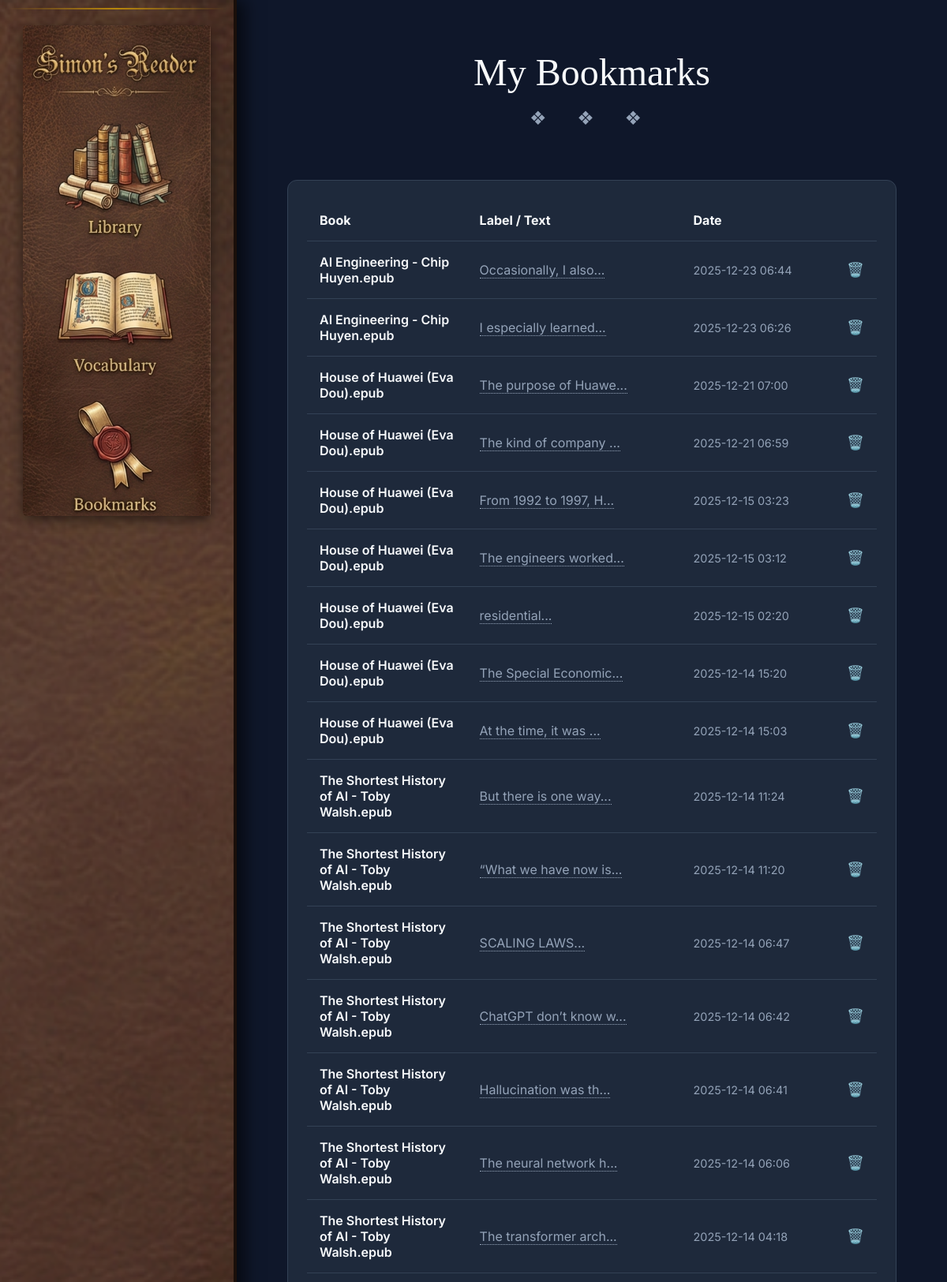
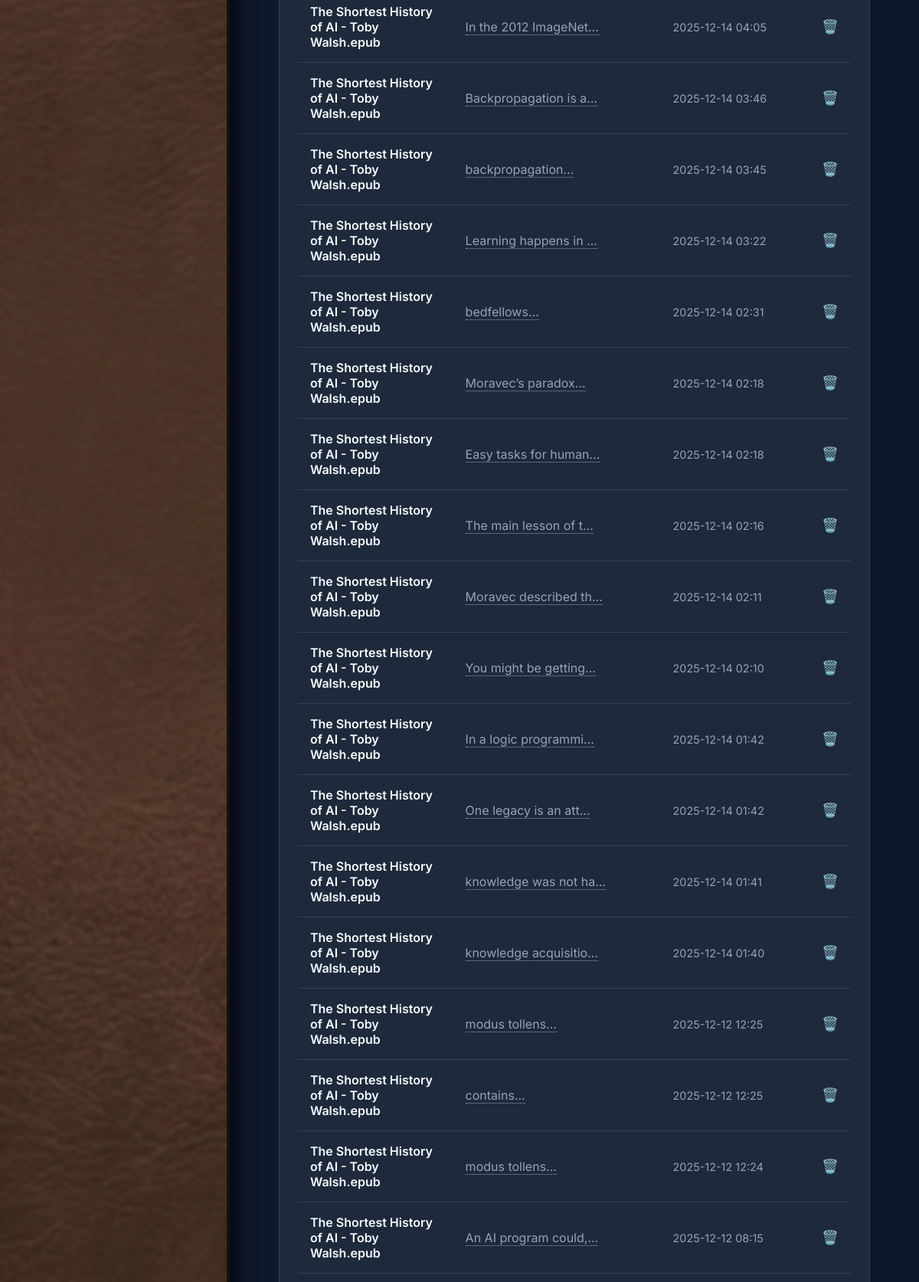
/bookmarks (upper part), run on the app's committed database (2 pictures, top to bottom).
### backend/models.py (models this page shows)
class Bookmark(Base):
    __tablename__ = "bookmarks"
    id = Column(Integer, primary_key=True, index=True)
    book_id = Column(Integer, ForeignKey("books.id"))
    cfi_range = Column(String) # Location in the book
    label = Column(String, nullable=True)
    comment = Column(Text, nullable=True)
    created_at = Column(DateTime, default=datetime.utcnow)
    book = relationship("Book")

class Book(Base):
    __tablename__ = "books"
    id = Column(Integer, primary_key=True, index=True)
    title = Column(String, index=True)
    author = Column(String, index=True)
    file_path = Column(String, unique=True, index=True)
    file_type = Column(String) # 'epub' or 'docx'
    cover_image = Column(String, nullable=True)
    last_read_position = Column(String, nullable=True) # Store selector or scroll %
    created_at = Column(DateTime, default=datetime.utcnow)

### backend/main.py (the view)
@app.get("/bookmarks")
def read_bookmarks(request: Request, db: Session = Depends(get_db)):
    bookmarks = db.query(models.Bookmark).order_by(models.Bookmark.created_at.desc()).all()
    return templates.TemplateResponse("bookmarks.html", {"request": request, "bookmarks": bookmarks})

### backend/templates/bookmarks.html (shortened to what this page needs)
{% extends "base.html" %}
{% block content %}
<div class="library-header">
    <h2>My Bookmarks</h2>
</div>
<div
    style="background: var(--bg-secondary); border-radius: 0.75rem; padding: 1.5rem; border: 1px solid var(--border-color);">
    {% if bookmarks %}
    <table style="width: 100%; border-collapse: collapse; color: var(--text-primary);">
        <thead>
            <tr style="border-bottom: 1px solid var(--border-color); text-align: left;">
                <th style="padding: 1rem; width: 30%;">Book</th>
                <th style="padding: 1rem; width: 40%;">Label / Text</th>
                <th style="padding: 1rem; width: 30%;">Date</th>
                <th style="padding: 1rem; width: 5%;"></th>
            </tr>
        </thead>
        <tbody>
            {% for bookmark in bookmarks %}
            <tr style="border-bottom: 1px solid var(--border-color);">
                <td style="padding: 1rem; font-weight: 600; color: var(--accent-color);">{{ bookmark.book.title }}</td>
                <td style="padding: 1rem; color: var(--text-secondary);">
                    <a href="/reader/{{ bookmark.book.id }}?bookmark_id={{ bookmark.id }}"
                        style="color: inherit; text-decoration: none; border-bottom: 1px dotted var(--text-secondary);"
                        onmouseover="this.style.borderBottom='1px solid var(--accent-color)'; this.style.color='var(--accent-color)'"
                        onmouseout="this.style.borderBottom='1px dotted var(--text-secondary)'; this.style.color='inherit'">
                        {{ bookmark.label or '-' }}
                    </a>
                </td>
                <td style="padding: 1rem; color: var(--text-secondary); font-size: 0.9rem;">
                    {{ bookmark.created_at.strftime('%Y-%m-%d %H:%M') }}
                </td>
                <td style="padding: 1rem; text-align: center;">
                    <button class="delete-btn" data-id="{{ bookmark.id }}"
                        style="background: none; border: none; cursor: pointer; color: var(--text-muted); font-size: 1.1rem;"
                        title="Delete Bookmark">
                        🗑️
                    </button>
                </td>
            </tr>
            {% endfor %}
        </tbody>
    </table>
    {% else %}
    <div style="text-align: center; padding: 3rem; color: var(--text-secondary);">
        <p style="margin-bottom: 1rem; font-size: 1.2rem;">No bookmarks yet.</p>
        <p>Read a book and add bookmarks to see them here!</p>
    </div>
    {% endif %}
</div>
{% endblock %}

### backend/static/css/style.css (style rules this page uses)
:root { --bg-wood-dark: #2d1b0e; --bg-wood-light: #4a2c17; --bg-parchment: #f3e5ab; --bg-parchment-edge: #d4c596; --text-ink: #2b1d0e; --text-gold: #d4af37; --text-muted: #8b5a2b; --accent-gold: #c5a059; --accent-red: #8a3324; --border-brass: #b8860b; --font-sans: 'Pretendard', 'NanumSquareNeo', 'Inter', sans-serif; --font-serif: 'Merriweather', "Microsoft YaHei", serif; --font-display: 'Playfair Display', serif; --shadow-deep: 0 10px 30px rgba(0, 0, 0, 0.7); --shadow-inset: inset 0 0 20px rgba(0, 0, 0, 0.5); --bg-primary: #0f172a; --bg-secondary: #1e293b; --text-primary: #f8fafc; --text-secondary: #94a3b8; --border-color: #334155; --highlight-yellow: rgba(250, 204, 21, 0.6); --highlight-green: rgba(74, 222, 128, 0.6); --highlight-blue: rgba(96, 165, 250, 0.6); }
* { margin: 0; padding: 0; box-sizing: border-box; }
body { font-family: var(--font-sans); background-color: #1a0f0a; color: var(--text-ink); height: 100vh; overflow: hidden; }
.library-header { text-align: center; margin-bottom: 4rem; position: relative; }
.library-header h2 { font-family: var(--font-display); font-size: 3rem; color: var(--text-ink); color: var(--text-primary); font-weight: 400; }
.library-header::after { content: "❖ ❖ ❖"; display: block; margin-top: 1rem; font-size: 1.5rem; color: var(--text-secondary); letter-spacing: 1rem; }

### data on the page
Bookmark: book "AI Engineering - Chip Huyen.epub", label "Occasionally, I also...", created_at "2025-12-23 06:44"
Bookmark: book "AI Engineering - Chip Huyen.epub", label "I especially learned...", created_at "2025-12-23 06:26"
Bookmark: book "House of Huawei (Eva Dou).epub", label "The purpose of Huawe...", created_at "2025-12-21 07:00"
Bookmark: book "House of Huawei (Eva Dou).epub", label "The kind of company ...", created_at "2025-12-21 06:59"
Bookmark: book "House of Huawei (Eva Dou).epub", label "From 1992 to 1997, H...", created_at "2025-12-15 03:23"
Bookmark: book "House of Huawei (Eva Dou).epub", label "The engineers worked...", created_at "2025-12-15 03:12"
Bookmark: book "House of Huawei (Eva Dou).epub", label "residential...", created_at "2025-12-15 02:20"
Bookmark: book "House of Huawei (Eva Dou).epub", label "The Special Economic...", created_at "2025-12-14 15:20"
Bookmark: book "House of Huawei (Eva Dou).epub", label "At the time, it was ...", created_at "2025-12-14 15:03"
Bookmark: book "The Shortest History of AI - Toby Walsh.epub", label "But there is one way...", created_at "2025-12-14 11:24"
Bookmark: book "The Shortest History of AI - Toby Walsh.epub", label "“What we have now is...", created_at "2025-12-14 11:20"
Bookmark: book "The Shortest History of AI - Toby Walsh.epub", label "SCALING LAWS...", created_at "2025-12-14 06:47"
Bookmark: book "The Shortest History of AI - Toby Walsh.epub", label "ChatGPT don’t know w...", created_at "2025-12-14 06:42"
Bookmark: book "The Shortest History of AI - Toby Walsh.epub", label "Hallucination was th...", created_at "2025-12-14 06:41"
Bookmark: book "The Shortest History of AI - Toby Walsh.epub", label "The neural network h...", created_at "2025-12-14 06:06"
Bookmark: book "The Shortest History of AI - Toby Walsh.epub", label "The transformer arch...", created_at "2025-12-14 04:18"
Bookmark: book "The Shortest History of AI - Toby Walsh.epub", label "In the 2012 ImageNet...", created_at "2025-12-14 04:05"
Bookmark: book "The Shortest History of AI - Toby Walsh.epub", label "Backpropagation is a...", created_at "2025-12-14 03:46"
Bookmark: book "The Shortest History of AI - Toby Walsh.epub", label "backpropagation...", created_at "2025-12-14 03:45"
Bookmark: book "The Shortest History of AI - Toby Walsh.epub", label "Learning happens in ...", created_at "2025-12-14 03:22"
Bookmark: book "The Shortest History of AI - Toby Walsh.epub", label "bedfellows...", created_at "2025-12-14 02:31"
Bookmark: book "The Shortest History of AI - Toby Walsh.epub", label "Moravec’s paradox...", created_at "2025-12-14 02:18"
Bookmark: book "The Shortest History of AI - Toby Walsh.epub", label "Easy tasks for human...", created_at "2025-12-14 02:18"
Bookmark: book "The Shortest History of AI - Toby Walsh.epub", label "The main lesson of t...", created_at "2025-12-14 02:16"
Bookmark: book "The Shortest History of AI - Toby Walsh.epub", label "Moravec described th...", created_at "2025-12-14 02:11"
Bookmark: book "The Shortest History of AI - Toby Walsh.epub", label "You might be getting...", created_at "2025-12-14 02:10"
Bookmark: book "The Shortest History of AI - Toby Walsh.epub", label "In a logic programmi...", created_at "2025-12-14 01:42"
Bookmark: book "The Shortest History of AI - Toby Walsh.epub", label "One legacy is an att...", created_at "2025-12-14 01:42"
Bookmark: book "The Shortest History of AI - Toby Walsh.epub", label "knowledge was not ha...", created_at "2025-12-14 01:41"
Bookmark: book "The Shortest History of AI - Toby Walsh.epub", label "knowledge acquisitio...", created_at "2025-12-14 01:40"
Bookmark: book "The Shortest History of AI - Toby Walsh.epub", label "modus tollens...", created_at "2025-12-12 12:25"
Bookmark: book "The Shortest History of AI - Toby Walsh.epub", label "contains...", created_at "2025-12-12 12:25"
Bookmark: book "The Shortest History of AI - Toby Walsh.epub", label "modus tollens...", created_at "2025-12-12 12:24"
Bookmark: book "The Shortest History of AI - Toby Walsh.epub", label "An AI program could,...", created_at "2025-12-12 08:15"
